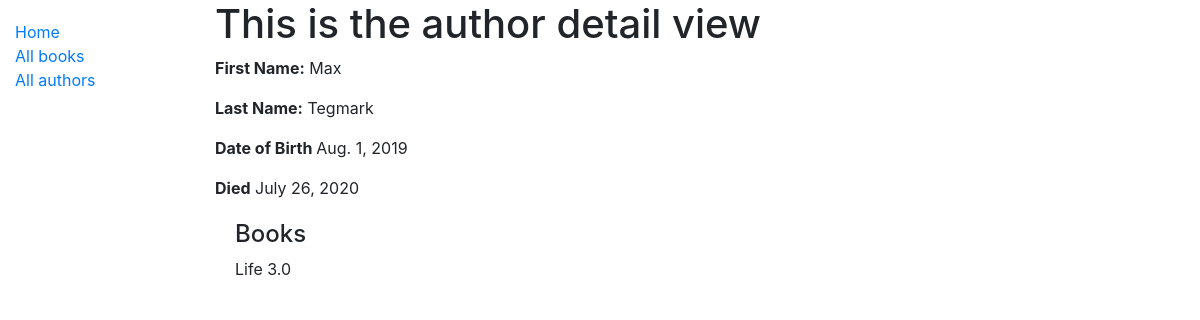
Page /catalog/authors/1 on the committed database.
### catalog/models.py (models this page shows, shortened)
class Author(models.Model):
    first_name = models.CharField(max_length=100)
    last_name = models.CharField(max_length=100)
    date_of_birth = models.DateField(null=True, blank=True)
    date_of_death = models.DateField('died', null=True, blank=True)
    class Meta:
        ordering = ['last_name', 'first_name']

class Book(models.Model):
    title = models.CharField(max_length=200)
    author = models.ForeignKey('Author', on_delete=models.SET_NULL, null=True)
    summary = models.TextField(max_length=1000, help_text="Enter a brief description of the book")
    isbn = models.CharField('ISBN', max_length=13,
                            help_text='13 Character <a href="https://www.isbn-international.org/content/what-isbn'
                                      '">ISBN number</a>')
    genre = models.ManyToManyField(Genre, help_text="Select a genre for this book")
    language = models.ForeignKey('Language', on_delete=models.SET_NULL, null=True)
    def display_genre(self):
        """Creates a string for the Genre. This is required to display genre in Admin."""
        return ', '.join([genre.name for genre in self.genre.all()[:3]])
    display_genre.short_description = 'Genre'

### catalog/views.py (the view)
# urls.py: path('authors/<int:pk>', views.AuthorDetailview.as_view(),name='author-detail'),
class AuthorDetailview(generic.DetailView):
    model = Author
    template_name = 'author_detail.html'

### catalog/templates/author_detail.html (shortened to what this page needs)
{% extends "base_generic.html" %}
{% block content %}
    <h1>This is the author detail view</h1>
  <p><strong>First Name:</strong> <a>{{ author.first_name }}</a></p>
  <p><strong>Last Name:</strong> {{ author.last_name }}</p>
  <p><strong>Date of Birth </strong> {{ author.date_of_birth }}</p>
  <p><strong>Died</strong> {{ author.date_of_death }}</p>
  <div style="margin-left:20px;margin-top:20px">
    <h4>Books</h4>
    {% for book in author.book_set.all %}
        <p>
            {{book.title}}
        </p>
    {% endfor %}
{%  endblock %}

### rows in the picture
Author: first_name "Max", last_name "Tegmark", date_of_birth "Aug. 1, 2019", date_of_death "July 26, 2020"
Book: title "Life 3.0"
